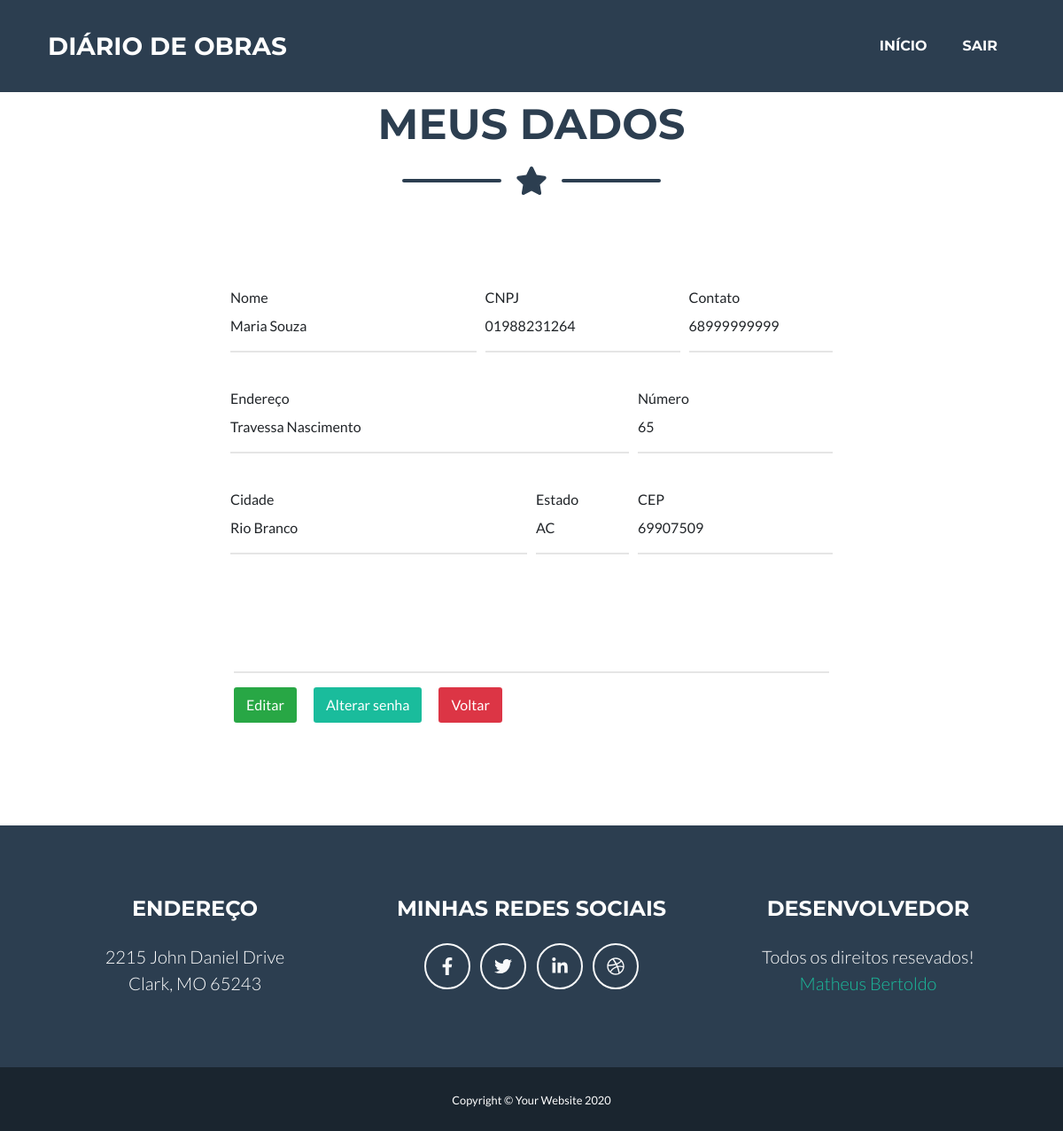
Screenshot of /customer/profile (signed in) with the database file from the repository.
### Diary/models.py (models this page shows, shortened)
class Customer(models.Model):
    user_access = models.ForeignKey(Access, on_delete=models.CASCADE)
    engineer = models.ForeignKey(Engineer, on_delete=models.CASCADE)
    customer_name = models.CharField('Nome do cliente', max_length=50)
    customer_cnpj = models.CharField('CNPJ', max_length=50)
    customer_contact = models.CharField('Número de Contato', max_length=50)
    customer_street = models.CharField('Rua', max_length=50)
    customer_number = models.IntegerField('Número')
    customer_city = models.CharField('Cidade', max_length=50)
    customer_state = models.CharField('Estado', max_length=50)
    customer_cod = models.CharField('CEP', max_length=50)

### Customer/views.py (the view)
# urls.py: path('profile', Profile, name="profile"),
@login_required(login_url='login')
def Profile(request):
    customer = Customer.objects.get(user_access_id=request.user.id)
    return render(request, 'Customer/home/profile.html', locals())

### templates/Customer/home/profile.html (shortened to what this page needs)
<!DOCTYPE html>
{% load static %}
<html lang="pt-br">
    <head>
        <link href="{%  static 'customer/css/styles.css' %}" rel="stylesheet" />
    </head>
    <body id="page-top">
        <nav class="navbar navbar-expand-lg bg-secondary text-uppercase fixed-top" id="mainNav">
            <div class="container">
                <a class="navbar-brand js-scroll-trigger" href="#page-top">Diário de Obras</a>
                <div class="collapse navbar-collapse" id="navbarResponsive">
                    <ul class="navbar-nav ml-auto">
                        <li class="nav-item mx-0 mx-lg-1"><a class="nav-link py-3 px-0 px-lg-3 rounded js-scroll-trigger" href="{% url 'customer:index' %}">Início</a></li>
                        <li class="nav-item mx-0 mx-lg-1"><a class="nav-link py-3 px-0 px-lg-3 rounded js-scroll-trigger" href="{% url 'logout' %}">Sair</a></li>
                    </ul>
                </div>
            </div>
        </nav><br>
        <section class="page-section" id="contact">
            <div class="container">
                <h2 class="page-section-heading text-center text-uppercase text-secondary mb-0">Meus dados</h2>
                <div class="divider-custom">
                    <div class="divider-custom-line"></div>
                    <div class="divider-custom-icon"><i class="fas fa-star"></i></div>
                    <div class="divider-custom-line"></div>
                </div>
                <div class="row">
                    <div class="col-lg-8 mx-auto">
                        <form method="post">{% csrf_token %}
                            <div class="modal-body">
                              <div class="form-row">
                                    <div class="form-group col-md-5">
                                      <label class="col-form-label" for="customer_name">Nome</label>
                                      <p>{{ customer.customer_name }}</p><hr>
                                    </div>
                                    <div class="form-group col-md-4">
                                      <label class="col-form-label" for="customer_cnpj">CNPJ</label>
                                        <p>{{ customer.customer_cnpj }}</p><hr>
                                    </div>
                                    <div class="form-group col-md-3">
                                      <label class="col-form-label" for="customer_contact">Contato</label>
                                      <p>{{ customer.customer_contact }}</p><hr>
                                    </div>
                              </div>
                              <div class="form-row">
                                    <div class="form-group col-md-8">
                                      <label class="col-form-label" for="customer_street">Endereço</label>
                                      <p>{{ customer.customer_street }}</p><hr>
                                    </div>
                                    <div class="form-group col-md-4">
                                      <label class="col-form-label" for="customer_number">Número</label>
                                      <p>{{ customer.customer_number }}</p><hr>
                                    </div>
                              </div>
                              <div class="form-row">
                                    <div class="form-group col-md-6">
                                      <label class="col-form-label" for="customer_city">Cidade</label>
                                      <p>{{ customer.customer_city }}</p><hr>
                                    </div>
                                    <div class="form-group col-md-2">
                                      <label class="col-form-label" for="customer_state">Estado</label>
                                      <p>{{ customer.customer_state }}</p><hr>
                                    </div>
                                    <div class="form-group col-md-4">
                                      <label class="col-form-label" for="customer_cod">CEP</label>
                                      <p>{{ customer.customer_cod }}</p><hr>
                                    </div>
                              </div>
                            </div>
                            <div class="card-body"><hr>
                                 <a class="btn btn-success mr-3" href="{% url 'customer:edit_customer' customer.id %}">Editar</a>
                                 <a class="btn btn-primary mr-3" href="{% url 'customer:change_password' %}">Alterar senha</a>
                                 <a class="btn btn-danger mr-3" href="{% url 'customer:index' %}">Voltar</a>
                            </div>
                        </form>
                    </div>
                </div>
            </div>
        </section>
        <footer class="footer text-center">
            <div class="container">
                <div class="row">
                    <div class="col-lg-4 mb-5 mb-lg-0">
                        <h4 class="text-uppercase mb-4">Endereço</h4>
                        <p class="lead mb-0">
                            2215 John Daniel Drive
                            <br />
                            Clark, MO 65243
                        </p>
                    </div>
                    <div class="col-lg-4 mb-5 mb-lg-0">
                        <h4 class="text-uppercase mb-4">Minhas redes sociais</h4>
                        <a class="btn btn-outline-light btn-social mx-1" href="#!"><i class="fab fa-fw fa-facebook-f"></i></a>
                        <a class="btn btn-outline-light btn-social mx-1" href="#!"><i class="fab fa-fw fa-twitter"></i></a>
                        <a class="btn btn-outline-light btn-social mx-1" href="#!"><i class="fab fa-fw fa-linkedin-in"></i></a>
                        <a class="btn btn-outline-light btn-social mx-1" href="#!"><i class="fab fa-fw fa-dribbble"></i></a>
                    </div>
                    <div class="col-lg-4">
                        <h4 class="text-uppercase mb-4">Desenvolvedor</h4>
                        <p class="lead mb-0">
                            Todos os direitos resevados!
                            <br><a target="_blank" href="https://matheus-bertoldo.herokuapp.com/">Matheus Bertoldo</a>
                        </p>
                    </div>
                </div>
            </div>
        </footer>
        <div class="copyright py-4 text-center text-white">
            <div class="container"><small>Copyright © Your Website 2020</small></div>
        </div>
    </body>
</html>

### rows the page displays
Customer: customer_name "Maria Souza", customer_cnpj "01988231264", customer_contact "68999999999", customer_street "Travessa Nascimento", customer_number "65", customer_city "Rio Branco", customer_state "AC", customer_cod "69907509"
